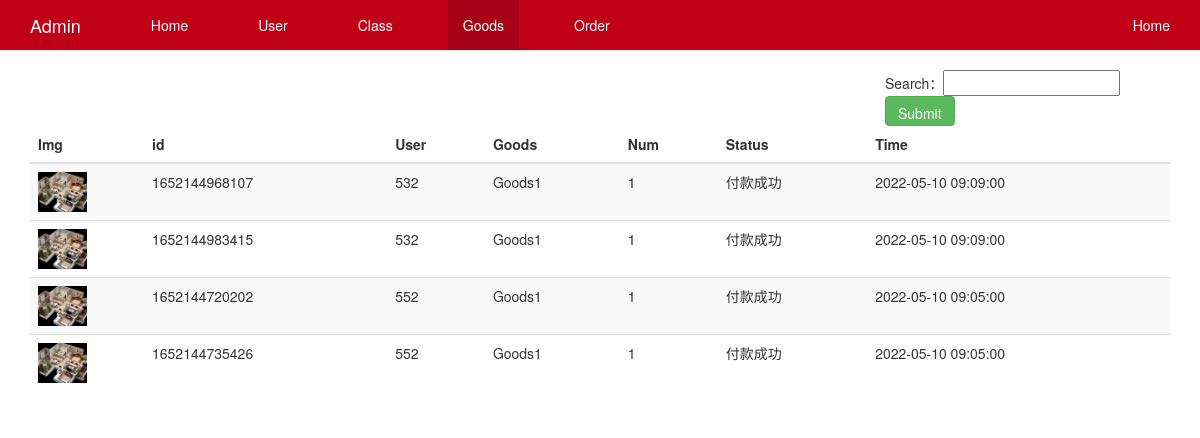
Page /CODE/admin/orderlist.php on the committed database.
### tables this page shows
CREATE TABLE `orders` (
  `id` int(11) NOT NULL AUTO_INCREMENT,
  `user_id` int(11) NOT NULL,
  `goods_id` int(11) NOT NULL,
  `count` int(11) NOT NULL,
  `pay` varchar(255) DEFAULT NULL,
  `address_id` varchar(255) DEFAULT NULL,
  `out_id` varchar(255) DEFAULT NULL,
  `total` varchar(255) DEFAULT NULL,
  `status` varchar(255) DEFAULT NULL,
  `created` datetime DEFAULT NULL,
  `modified` datetime DEFAULT NULL,
  `image` varchar(255) DEFAULT NULL,
  `size` varchar(255) DEFAULT NULL,
  PRIMARY KEY (`id`) USING BTREE
);

CREATE TABLE `user` (
  `id` int(11) NOT NULL AUTO_INCREMENT,
  `uname` varchar(255) NOT NULL,
  `pwd` varchar(255) NOT NULL,
  `tel` varchar(30) DEFAULT NULL,
  `sex` varchar(20) DEFAULT NULL,
  `email` varchar(255) DEFAULT NULL,
  `avatar` varchar(255) DEFAULT NULL,
  `type` varchar(255) DEFAULT NULL,
  `status` varchar(255) DEFAULT NULL,
  `address` varchar(255) DEFAULT NULL,
  `stuimg` varchar(255) DEFAULT NULL,
  PRIMARY KEY (`id`) USING BTREE
);

CREATE TABLE `goods` (
  `id` int(11) NOT NULL AUTO_INCREMENT,
  `goods_name` varchar(255) NOT NULL,
  `price` float NOT NULL,
  `description` text,
  `old_price` float(11,2) DEFAULT '0.00',
  `picture` varchar(255) DEFAULT NULL,
  `status` varchar(255) DEFAULT NULL,
  `cid` int(11) DEFAULT NULL,
  `created` varchar(255) DEFAULT NULL,
  `author` varchar(255) DEFAULT NULL,
  `image` varchar(255) DEFAULT NULL,
  `size` varchar(255) DEFAULT NULL,
  `num` varchar(255) DEFAULT NULL,
  PRIMARY KEY (`id`) USING BTREE
);

### CODE/admin/orderlist.php (the view, shortened to what this page needs)
<?php
include '../conn.php';
$g=isset($_GET['pay'])?$_GET['pay']:'';
?>
<!DOCTYPE html>
<html lang="zh">
<head>
    <link href="./css/bootstrap.min.css" rel="stylesheet">
    <link href="./css/navbar-fixed-top.css" rel="stylesheet">
</head>
<body>
<nav class="navbar navbar-default navbar-fixed-top">
    <div class="container">
        <div class="navbar-header">
            <a class="navbar-brand" href="#">Admin</a>
        </div>
        <div id="navbar" class="navbar-collapse collapse">
          <ul class="nav navbar-nav">
            <li ><a href="/admin/main.php">Home</a></li>
            <li><a href="userlist.php">User</a></li>
            <li ><a href="classlist.php">Class</a></li>
            <li class="active"><a href="goodslist.php">Goods</a></li>
            <li><a href="orderlist.php">Order</a></li>
          </ul>
          <ul class="nav navbar-nav navbar-right">
            <li><a href="../index.php">Home <span class="sr-only">(current)</span></a></li>
          </ul>
        </div>
    </div>
</nav>
<div class="container">
<form style="margin-left:75%" method="get">
  Search：<input type="text" name="pay" value="<?php echo $g?>">
  <input type="submit" class="btn btn-success" style="height: 30px">
</form>
    <table class="table table-striped">
        <thead>
        <tr>
        	<th>Img</th>
            <th>id</th>
            <th>User</th>
            <th>Goods</th>
            <th>Num</th>
            <th>Status</th>
            <th>Time</th>
        </tr>
        </thead>
        <tbody>
        <?php
        if(empty($_GET['pay'])){
             $sql = "SELECT o.* ,g.goods_name as gn,o.id as oid,u.uname FROM orders as o left join goods g on g.id=o.goods_id left join user u on u.id=o.user_id order by o.created desc";
         }else{
             $sql = "SELECT o.* ,g.goods_name as gn,o.id as oid,u.uname FROM orders as o left join goods g on g.id=o.goods_id left join user u on u.id=o.user_id where o.pay={$_GET['pay']} order by o.created desc";
         }
        $result = $conn->query($sql);
        if ($result->num_rows > 0) {
            while($row = $result->fetch_assoc()) {
                ?>
                <tr>
                	 <td style="width: 10%"><img src="../<?php echo $row["image"]; ?>" style="width:50%"></td>
                    <td><?php echo $row["pay"]; ?></td>
                    <td><?php echo $row["uname"]; ?></td>
                    <td><?php echo $row["gn"]; ?></td>
                    <td><?php echo $row["count"]; ?></td>
                    <td><?php switch ($row['status']) {
                                case 1:
                                echo '付款成功';
                                break;
                                } ?></td>
                                 <td><?php echo $row["created"]; ?></td>
                </tr>
                <?php
            }
        } else {
            echo "0 个结果";
        }
        ?>
        </tbody>
    </table>
</body>
</html>

### CODE/admin/css/navbar-fixed-top.css (style rules this page uses)
body { padding-top: 70px; }
.navbar-default { background-color: #bf0017; border-color: #e7e7e7; }
.navbar-default .navbar-brand { color: #fff; }
.navbar-default .navbar-nav>li>a { color: #fff; }
.navbar-default .navbar-nav>.active>a, .navbar-default .navbar-nav>.active>a:focus, .navbar-default .navbar-nav>.active>a:hover { background: #a70317; color: #fff; }

### rows in the picture
orders: image (picture), pay "1652144968107", user.uname "532", goods.goods_name "Goods1", count "1", status "付款成功", created "2022-05-10 09:09:00"
orders: image (picture), pay "1652144983415", user.uname "532", goods.goods_name "Goods1", count "1", status "付款成功", created "2022-05-10 09:09:00"
orders: image (picture), pay "1652144720202", user.uname "552", goods.goods_name "Goods1", count "1", status "付款成功", created "2022-05-10 09:05:00"
orders: image (picture), pay "1652144735426", user.uname "552", goods.goods_name "Goods1", count "1", status "付款成功", created "2022-05-10 09:05:00"
